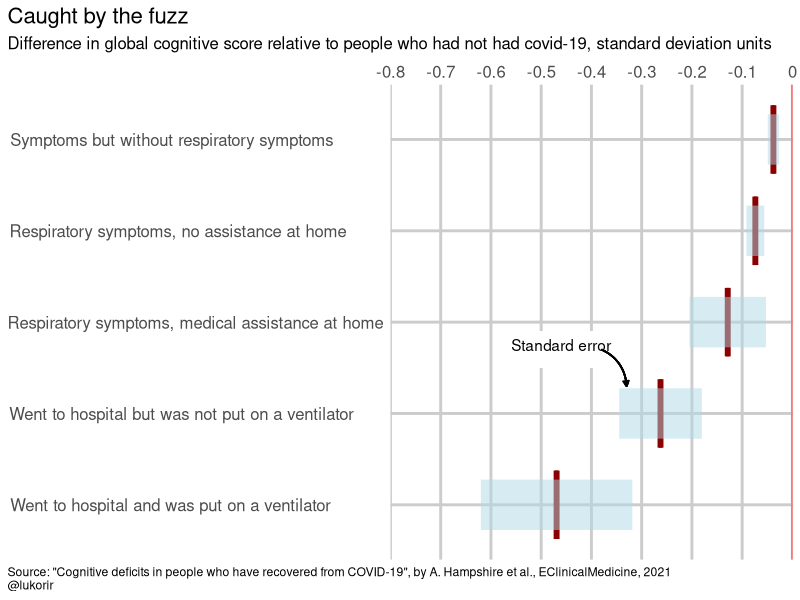
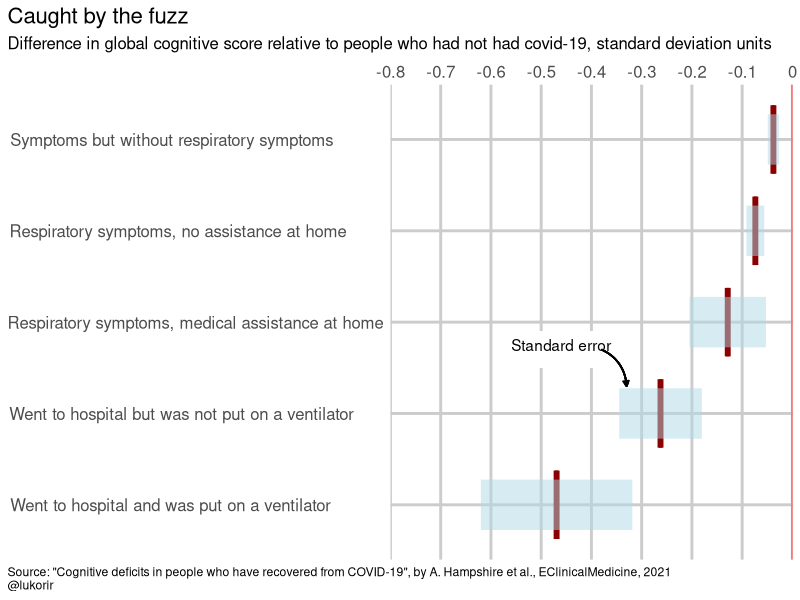

These charts were generated, in order, by the following R code:
# This is to replicate the Economist's daily chart of 2021/08/31
# On Covid-19 patients with severe symptoms suffer long-lasting cognitive impairments
# Author: Luke Korir
# Date: September 2021
# Data: "Cognitive deficits in people who have recovered from COVID-19", by A. Hampshire et al., EClinicalMedicine, 2021'
# _ _ _ _ _ _ _ _ _ _ _ _ _ _ _ _ _ _ _ _ _ _ _ _ _ _ _ _ _ _ _ _ _ _
library(ggplot2)

# Recreate the data as a dataframe
variable <- c("x5", "x4", "x3", "x2", "x1")

diff <- c(-0.03778, -0.07372, -0.12868, -0.26250, -0.46932)
serr <- c(0.01124, 0.01760, 0.07610, 0.08227, 0.15076)

dt <- data.frame(variable, diff, serr)
# _ _ _ _ _ _ _ _ _ _ _ _ _ _ _ _ _ _ _ _ _ _ _ _ _ _ _ _ _ _ _ _ _ _
# Start plotting
ggplot(dt, aes(diff, variable)) +
  theme_bw() +
  scale_x_continuous(limits = c(-0.8, 0), breaks = seq(-0.8, 0, by = 0.1), expand = c(0, 0), position = "top", 
                     labels = c("-0.8","-0.7","-0.6","-0.5","-0.4","-0.3", "-0.2", "-0.1", "0" )) +
  geom_boxplot(fill = "white", colour = "darkred", size = 1, weight = 2) +
  geom_errorbar(aes(xmax = diff + serr, xmin = diff - serr),
                position = "dodge", width = 0, size = 17, color = "lightblue", alpha = 0.5) +
  geom_vline(xintercept = 0, color = "red") +
  labs(title = "Caught by the fuzz",
       subtitle = "Difference in global cognitive score relative to people who had not had covid-19, standard deviation units",
       caption = 'Source: "Cognitive deficits in people who have recovered from COVID-19", by A. Hampshire et al., EClinicalMedicine, 2021\n@lukorir') +
  theme(panel.border = element_blank(),
        panel.grid.major    = element_line(colour = "grey80", size = 1),
        panel.grid.minor    = element_blank(),
        axis.title.y = element_blank(),
        axis.title.x = element_blank(),
        axis.text = element_text(size = 12),
        plot.title = element_text(size = 16),
        plot.subtitle = element_text(size = 12),
        axis.ticks = element_blank(),
        plot.caption = element_text(hjust = 0), 
        plot.title.position = "plot",
        plot.caption.position =  "plot",
        axis.text.y = element_text(size = 12, hjust = 0.05)) + 
  scale_y_discrete('variable', labels = c(
    'x5' = 'Symptoms but without respiratory symptoms',
    'x4' = 'Respiratory symptoms, no assistance at home',
    'x3' = 'Respiratory symptoms, medical assistance at home',
    'x2' = 'Went to hospital but was not put on a ventilator',
    'x1' = 'Went to hospital and was put on a ventilator')) +
  geom_curve(aes(x = -0.38, y = 2.7, xend = -0.33, yend = 2.3), curvature = -.3, size = 0.6, arrow = arrow(type = "closed", length = unit(dt$serr, "cm"))) +
  geom_segment(aes(x = -0.5, xend = -0.5, y = 2.5, yend = 2.9),   color = "white", size =2) +
  geom_segment(aes(x = -0.4, xend = -0.4, y = 2.5, yend = 2.9),   color = "white", size =2) +
  annotate(geom = "text", x = -0.46, y = 2.75, label = "Standard error", color = "black", angle = 0)
ggsave('covid_19_and_cognition.png',  dpi = 100)
# _ _ _ _ _ _ _ _ _ _  END  _ _ _ _ _ _ _ _ _ _ _ _ _ _ _ _ _
